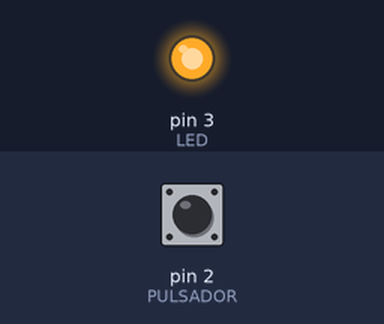
The sketch below on a simulated Arduino Uno, built with avr-gcc and run on an emulated ATmega328P. On the bench: output pins drawn as LEDs (lit = HIGH). The inputs (shaded band) are chosen by the test bench; at power-on: pin 2 (PULSADOR) HIGH.

Above: at 1.2 s.
1.3 s: pin 2 (PULSADOR) pulled LOW for 0.15 s
At 2.6 s:
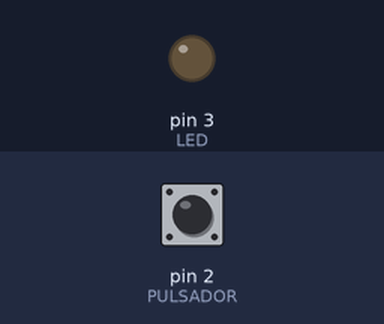
2.9 s: pin 2 (PULSADOR) pulled LOW for 1 s
At 5.1 s:
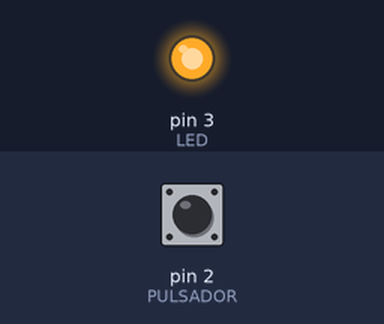
5.4 s: pin 2 (PULSADOR) pulled LOW for 3.2 s
At 9.9 s:
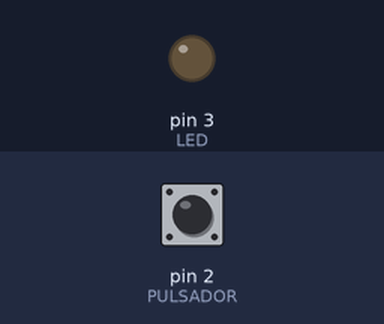
Timing chart, 0 to 11.4 s (numbered marks = the images above; inputs shaded):
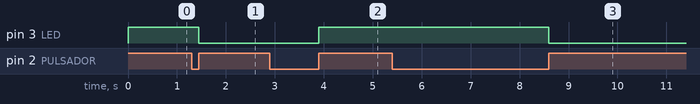

Measured:
- after the input at 1.3 s, pin 3 (LED): HIGH → LOW after 0.15 s
- after the input at 2.9 s, pin 3 (LED): LOW → HIGH after 1.0 s
- after the input at 5.4 s, pin 3 (LED): HIGH → LOW after 3.2 s

The sketch:

P2A0_01_Tarjeta_EntradasySalidas_3.ino
```cpp
int PULSADOR = 2;
int LED = 3;
int ESTADO = LOW;

void setup()
{
  pinMode(PULSADOR, INPUT);
  pinMode(LED, OUTPUT);
}
void loop()
{
  while(digitalRead(PULSADOR)==LOW)
  {

  }
  ESTADO = digitalRead(LED);
  digitalWrite(LED, !ESTADO);
  delay(100);

  while(digitalRead(PULSADOR)==HIGH)
  {

  }
}
```
